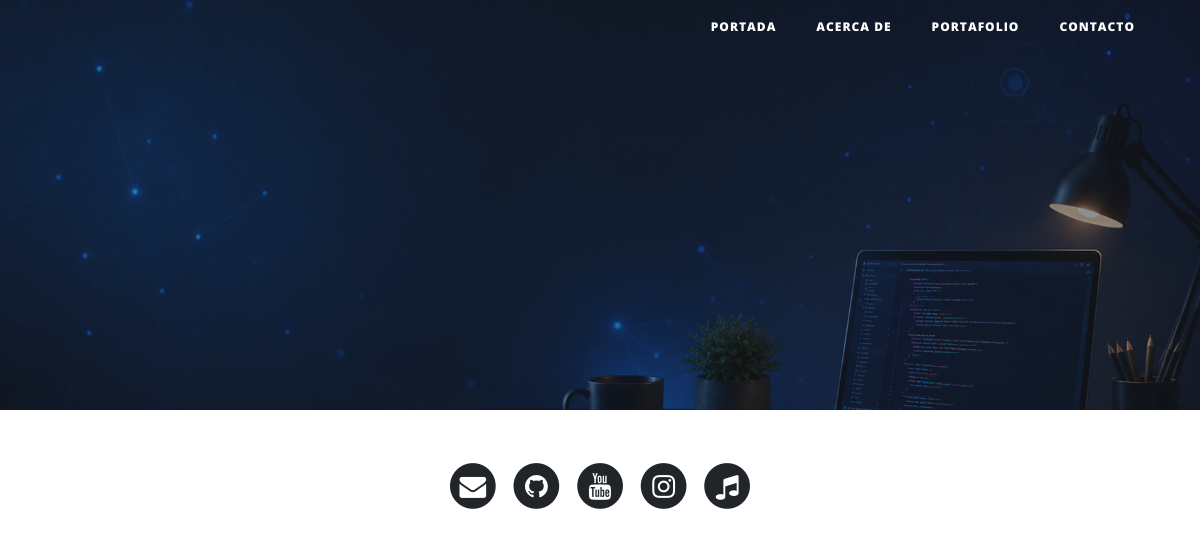
Before: / with the older database file.
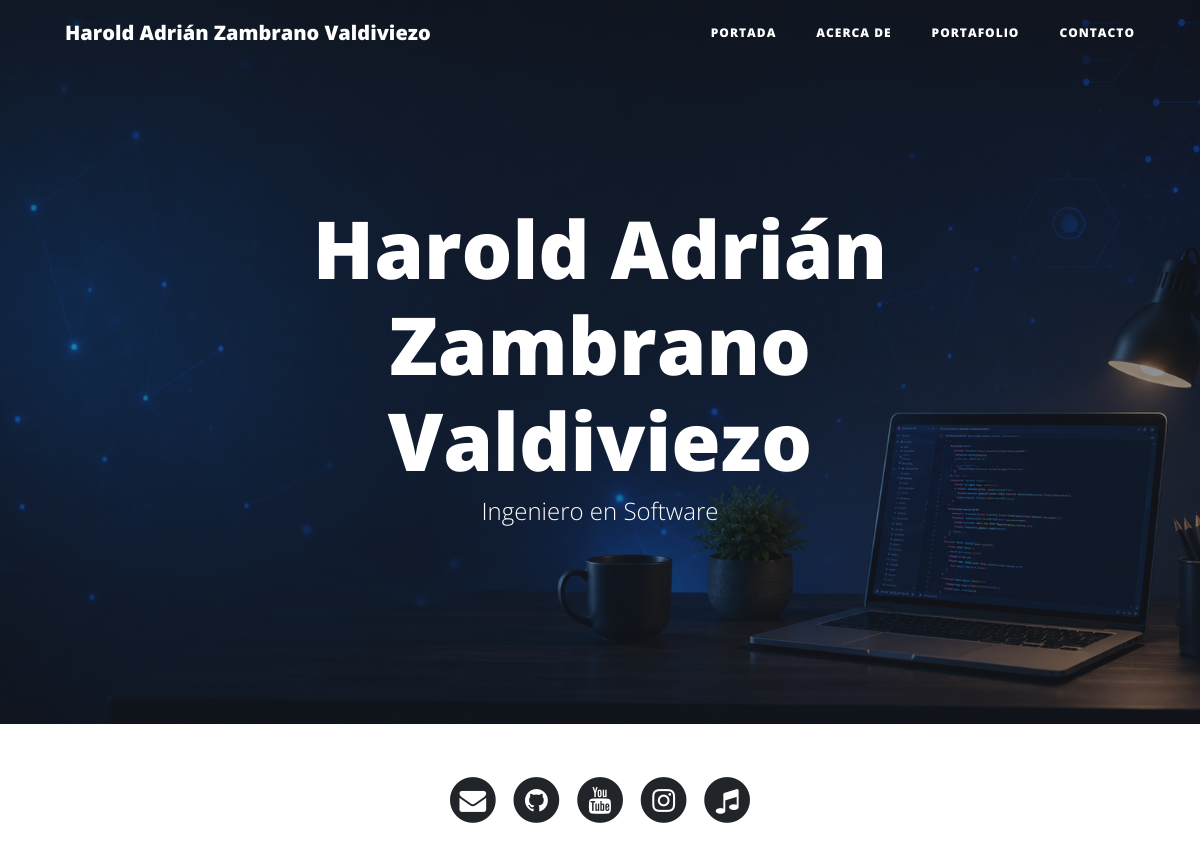
After: the same page with the newer database file.
### core/models.py (models this page shows, shortened)
class Persona(models.Model):
    nombres = models.CharField(max_length=100)
    apellidos = models.CharField(max_length=100)
    direccion = models.CharField(max_length=200)
    telefono = models.CharField(max_length=20)
    titulo_academico = models.CharField(max_length=100)
    biografia = models.TextField()
    correo = models.EmailField()
    dedicacion = models.TextField()
    class Meta:
        verbose_name = 'Persona'
        verbose_name_plural = 'Personas'

### core/views.py (the view)
# urls.py: path('',            views.portada,   name='portada'),
def portada(request):
    persona = get_persona()
    return render(request, 'core/index.html', {'persona': persona})

### core/views.py (called while the page is built)
def get_persona():
    return Persona.objects.first()

### core/templates/core/index.html (shortened to what this page needs)
{% extends 'core/base.html' %}
{% load static %}
{% block cabecera %}
<header class="masthead" style="background-image: url('{% static 'core/img/home-bg.jpg' %}')">
  <div class="overlay"></div>
  <div class="container">
    <div class="row">
      <div class="col-lg-8 col-md-10 mx-auto">
        <div class="site-heading">
          <h1>{{ persona.nombres }} {{ persona.apellidos }}</h1>
          <span class="subheading">{{ persona.titulo_academico }}</span>
        </div>
      </div>
    </div>
  </div>
</header>
{% endblock %}

### core/templates/core/base.html (shortened to what this page needs)
{% load static %}
<!DOCTYPE html>
<html lang="es">
  <head>
    <link href="{% static 'core/vendor/bootstrap/css/bootstrap.min.css' %}" rel="stylesheet">
    <link href="{% static 'core/vendor/font-awesome/css/font-awesome.min.css' %}" rel="stylesheet" type="text/css">
    <link href="{% static 'core/css/clean-blog.min.css' %}" rel="stylesheet">
  </head>
  <body>
    <nav class="navbar navbar-expand-lg navbar-light fixed-top" id="mainNav">
      <div class="container">
        <a class="navbar-brand" href="{% url 'portada' %}">{{ persona.nombres }} {{ persona.apellidos }}</a>
        <div class="collapse navbar-collapse" id="navbarResponsive">
          <ul class="navbar-nav ml-auto">
            <li class="nav-item">
              <a class="nav-link" href="{% url 'portada' %}">Portada</a>
            </li>
            <li class="nav-item">
              <a class="nav-link" href="{% url 'about' %}">Acerca de</a>
            </li>
            <li class="nav-item">
              <a class="nav-link" href="{% url 'portfolio' %}">Portafolio</a>
            </li>
            <li class="nav-item">
              <a class="nav-link" href="{% url 'contact' %}">Contacto</a>
            </li>
          </ul>
        </div>
      </div>
    </nav>
    {% block cabecera %}{% endblock %}
    <ul class="list-inline text-center">
  <li class="list-inline-item">
    <a href="mailto:{{ persona.correo }}">
      <span class="fa-stack fa-lg">
        <i class="fa fa-circle fa-stack-2x"></i>
        <i class="fa fa-envelope fa-stack-1x fa-inverse"></i>
      </span>
    </a>
  </li>
  <li class="list-inline-item">
    <a href="{{ github }}" target="_blank">
      <span class="fa-stack fa-lg">
        <i class="fa fa-circle fa-stack-2x"></i>
        <i class="fa fa-github fa-stack-1x fa-inverse"></i>
      </span>
    </a>
  </li>
  <li class="list-inline-item">
    <a href="{{ youtube }}" target="_blank">
      <span class="fa-stack fa-lg">
        <i class="fa fa-circle fa-stack-2x"></i>
        <i class="fa fa-youtube fa-stack-1x fa-inverse"></i>
      </span>
    </a>
  </li>
  <li class="list-inline-item">
    <a href="{{ instagram }}" target="_blank">
      <span class="fa-stack fa-lg">
        <i class="fa fa-circle fa-stack-2x"></i>
        <i class="fa fa-instagram fa-stack-1x fa-inverse"></i>
      </span>
    </a>
  </li>
  <li class="list-inline-item">
    <a href="{{ tiktok }}" target="_blank">
      <span class="fa-stack fa-lg">
        <i class="fa fa-circle fa-stack-2x"></i>
        <i class="fa fa-music fa-stack-1x fa-inverse"></i>
      </span>
    </a>
  </li>
</ul>
  </body>
</html>

Changed rows visible on the page:
added Persona: nombres "Harold Adrián", apellidos "Zambrano Valdiviezo", titulo_academico "Ingeniero en Software"
